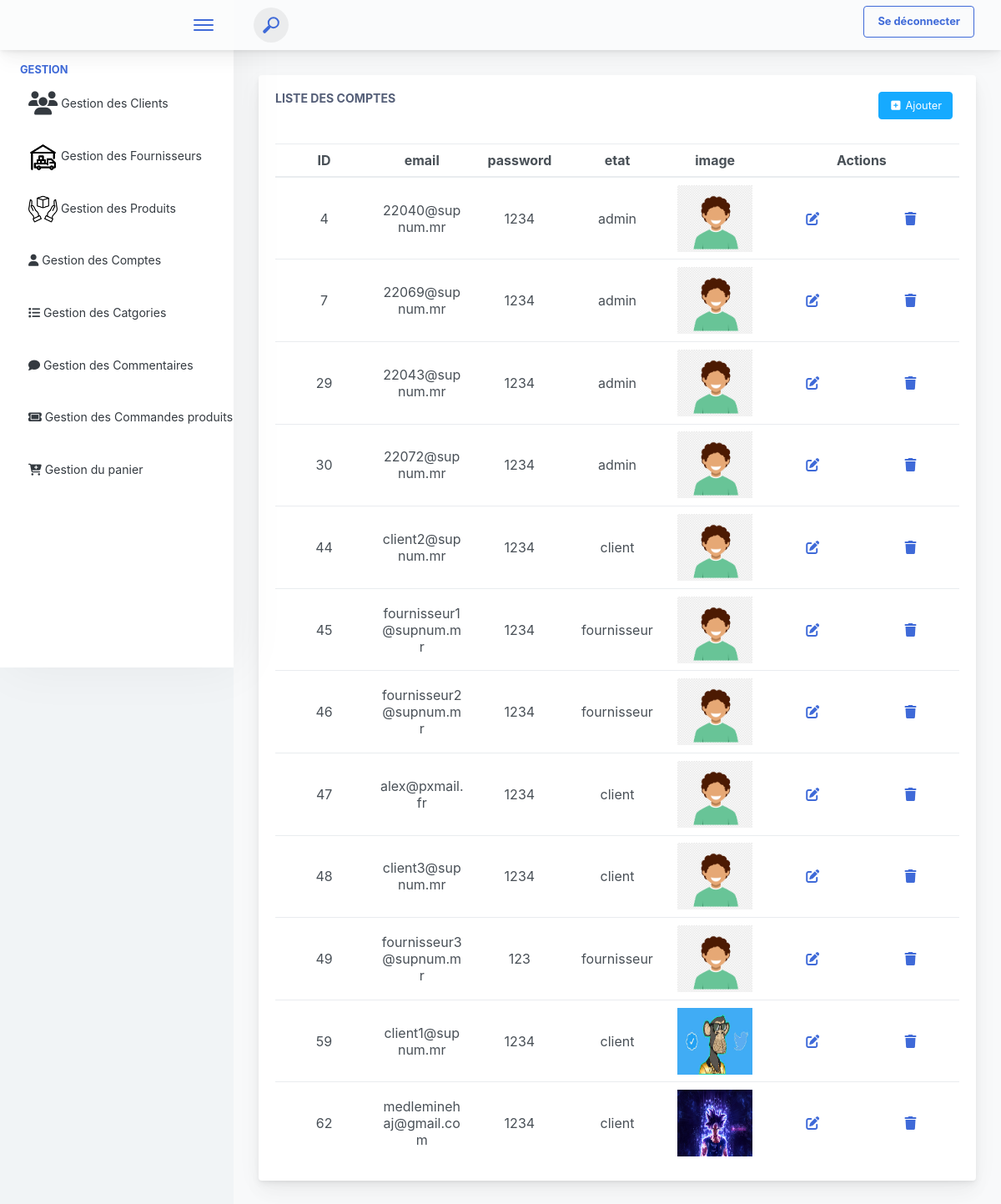
/affiche_compte/, run on an earlier commit of the app's database.
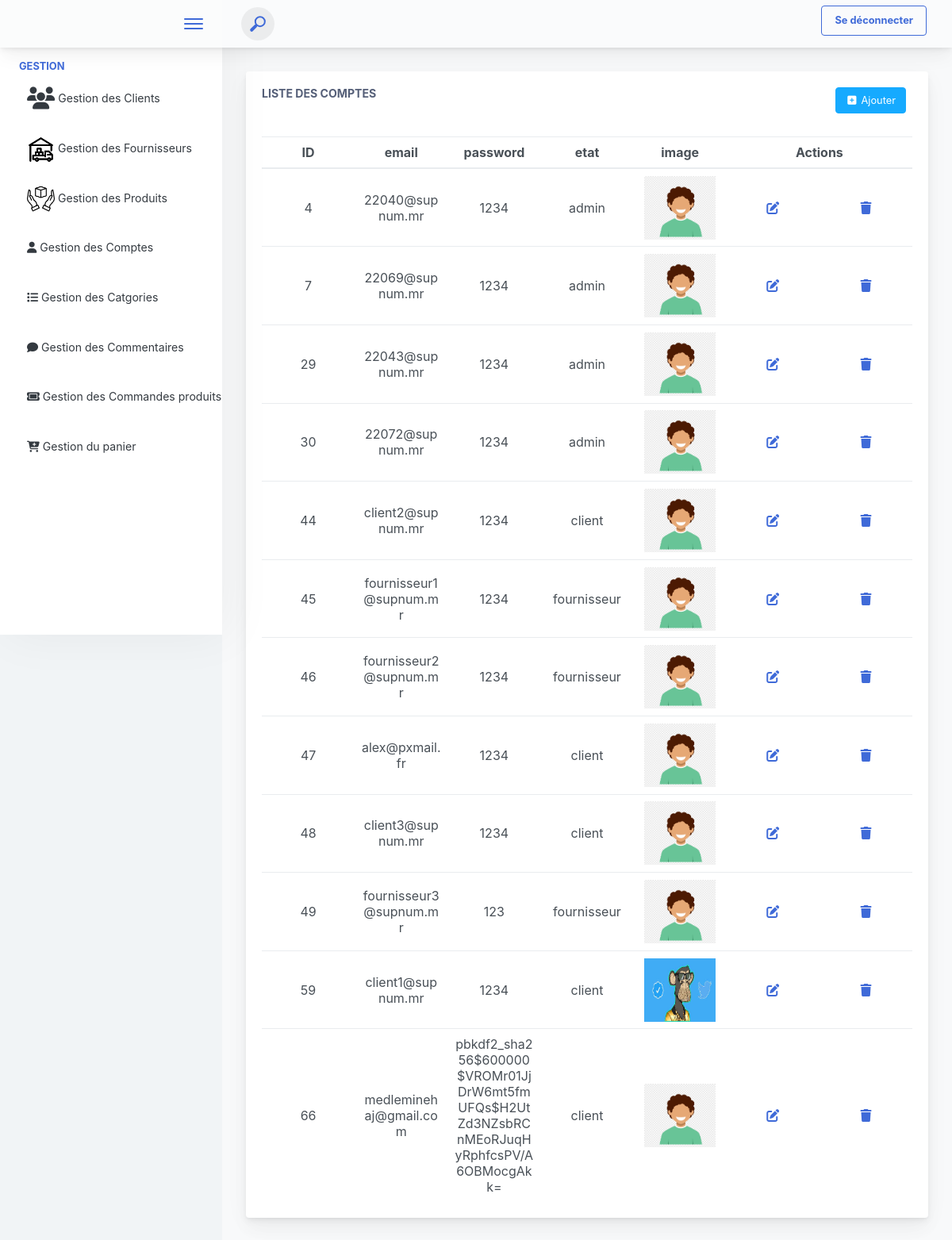
And on a later commit of the database.
### produits_app/models.py (models this page shows, shortened)
class Compte(models.Model):
    id = models.AutoField(primary_key=True)
    email = models.EmailField(unique=True,max_length=80)
    password = models.CharField(max_length=50)
    etat=models.CharField(max_length=20, default='active')
    image = models.ImageField(upload_to='produits_app/static/images/', default='produits_app/static/images/default_image.png')

### produits_app/views.py (the view)
# urls.py: path('affiche_compte/',views.affiche_compte,name="affiche_compte"),
def affiche_compte(request):
    comptes = Compte.objects.all()
    return render(request,"interface_admin/Admin_compte/compte_affichage.html",{'comptes':comptes})

### produits_app/templates/interface_admin/Admin_Compte/compte_affichage.html (shortened to what this page needs)
{% extends 'interface_admin/navbar.html' %}
{% block content %}
  <div class="app-main__inner">
    <div class="app-page-title">
      <div class="row">
        <div class="col-lg-12">
          <div class="main-card mb-3 card">
            <div class="card-body">
              <div style="display: flex ; justify-content: space-between;">
                <div>
                  <h5 class="card-title">Liste des comptes </h5>
                </div>
                <div style="display: flex ; justify-content: space-between;">
                  <div>
                    <a href="{% url 'ajouter_compte' %}" class="mb-2 mr-2 btn btn-info"><i class="fa fa-fw" aria-hidden="true" title="Copier pour utiliser plus-square"></i> Ajouter </a>
                  </div>
                </div>
              </div>
              <br>
              <table class="mb-0 table" id="myTable">
                <thead>
                  <tr>
                    <th>ID</th>
                    <th>email</th>
                    <th>password</th>
                    <th>etat</th>
                    <th>image</th>
                    <th colspan="2">Actions</th>
                  </tr>
                </thead>
                <tbody>
                  {% for compte in comptes %}
                  <tr>
                    <td >{{compte.id}}</td>
                    <td >{{compte.email}}</td>
                    <td >{{compte.password}}</td>
                    <td >{{compte.etat}}</td>
                    <td><img src="{{compte.image.url}}" height="80px" width="90px"></td>
                    <td>
                      <a class='button' href="{% url 'modifier_compte' compte.id  %}"><i class="fa-solid fa-pen-to-square"></i></a>
                    </td>
                    <td>
                      <a class='button' href="{% url 'supprimer_compte' compte.id  %}"><i class="fa-solid fa-trash"></i></a>
                    </td>
                  </tr>
                  {% endfor %}
                </tbody>
              </table>
            </div>
          </div>
        </div>
      </div>
    </div>
  </div>
{% endblock %}

What changed in the data, as far as the page shows it:
removed Compte: id "62", email "medleminehaj@gmail.com", password "1234", etat "client", image (picture)
added Compte: id "66", email "medleminehaj@gmail.com", password "pbkdf2_sha256$600000$VROMr01JjDrW6mt5fmUFQs$H2UtZd3NZsbRCnMEoRJuqHyRphfcsPV/A6OBMocgAkk=", etat "client", image (placeholder picture)
